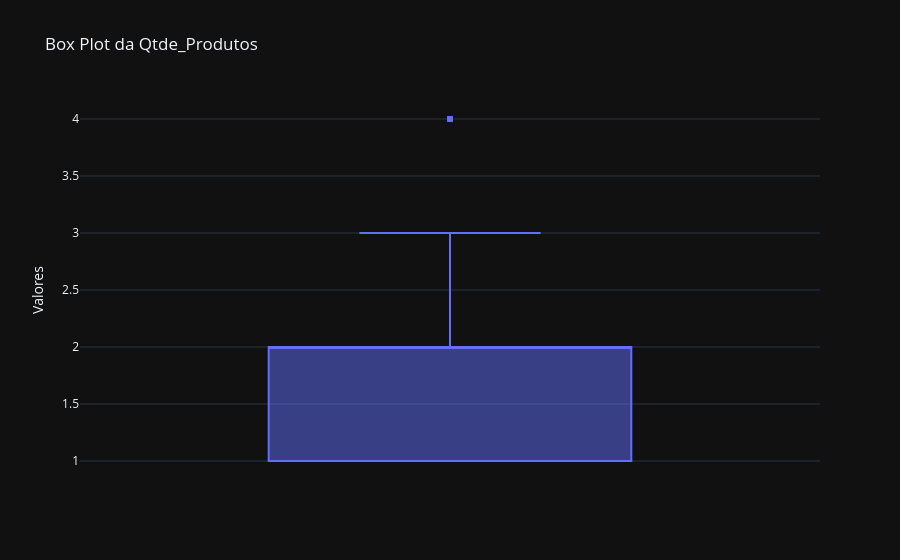

Write notebook code for a chart like this one.
### Markdown cell above
**Outlier variável Qtde_Produto:**

### Code cell
#Qtd_Produtos
fig = px.box(df, y='Qtd_Produtos', title='Box Plot da Qtde_Produtos', labels={'Qtd_Produtos': 'Valores'})
fig.show()

### Figure 1 — Plotly figure (JSON) as saved in the notebook; plotly's stock layout.template omitted (floating-point values rounded to 4 significant figures; data arrays with more than 128 entries replaced by an {"elided": "..."} marker saying what was removed)
{"data": [{"alignmentgroup": "True", "hovertemplate": "Valores=%{y}<extra></extra>", "legendgroup": "", "marker": {"color": "#636efa"}, "name": "", "notched": false, "offsetgroup": "", "orientation": "v", "showlegend": false, "x0": " ", "xaxis": "x", "y": {"elided": "99708 int values"}, "y0": " ", "yaxis": "y", "type": "box"}], "layout": {"xaxis": {"anchor": "y", "domain": [0.0, 1.0]}, "yaxis": {"anchor": "x", "domain": [0.0, 1.0], "title": {"text": "Valores"}}, "legend": {"tracegroupgap": 0}, "title": {"text": "Box Plot da Qtde_Produtos"}, "boxmode": "group"}}
